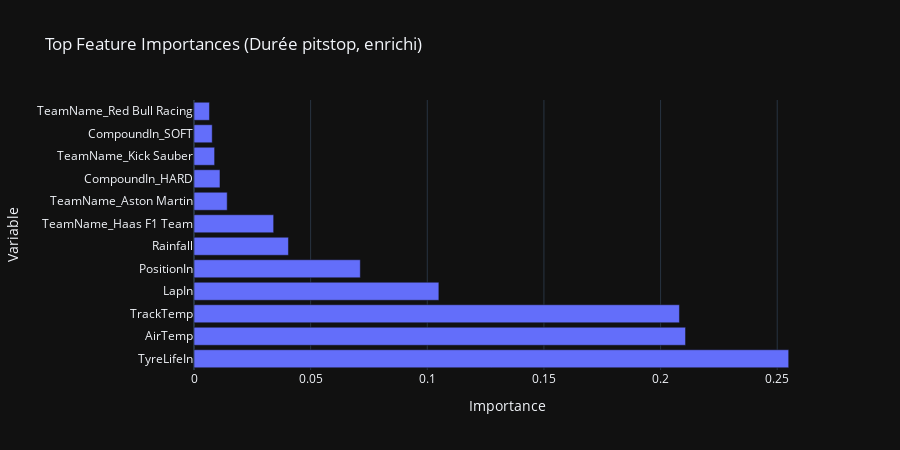

Source (notebook cell):
### Code cell
# Feature importance
importances_pit = regr.feature_importances_
feat_names_pit = X_pit.columns
feat_imp_df_pit = pd.DataFrame({'feature': feat_names_pit, 'importance': importances_pit}).sort_values('importance', ascending=False)
fig = px.bar(feat_imp_df_pit.head(12), x='importance', y='feature', orientation='h', title="Top Feature Importances (Durée pitstop, enrichi)", labels={'importance': "Importance", 'feature': "Variable"})
fig.update_layout(template='plotly_dark', height=450)
fig.show()

### Figure 1 — Plotly figure (JSON) as saved in the notebook; plotly's stock layout.template omitted (floating-point values rounded to 4 significant figures)
{"data": [{"hovertemplate": "Importance=%{x}<br>Variable=%{y}<extra></extra>", "legendgroup": "", "marker": {"color": "#636efa", "pattern": {"shape": ""}}, "name": "", "orientation": "h", "showlegend": false, "textposition": "auto", "type": "bar", "x": [0.2549, 0.2107, 0.2081, 0.105, 0.07128, 0.04049, 0.03415, 0.01423, 0.01113, 0.008835, 0.007809, 0.006637], "xaxis": "x", "y": ["TyreLifeIn", "AirTemp", "TrackTemp", "LapIn", "PositionIn", "Rainfall", "TeamName_Haas F1 Team", "TeamName_Aston Martin", "CompoundIn_HARD", "TeamName_Kick Sauber", "CompoundIn_SOFT", "TeamName_Red Bull Racing"], "yaxis": "y"}], "layout": {"barmode": "relative", "height": 450, "legend": {"tracegroupgap": 0}, "title": {"text": "Top Feature Importances (Durée pitstop, enrichi)"}, "xaxis": {"anchor": "y", "domain": [0, 1], "title": {"text": "Importance"}}, "yaxis": {"anchor": "x", "domain": [0, 1], "title": {"text": "Variable"}}}}
